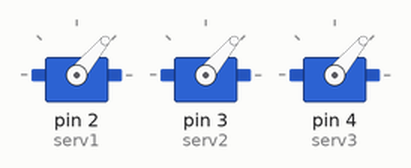
Recording of a sketch running on a simulated Arduino Uno, built with avr-gcc and run on an emulated ATmega328P. On the bench: 3 × servo.

Above: at 0.05 s.
At 0.35 s:
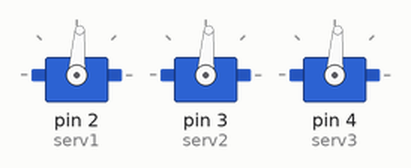
At 0.65 s:
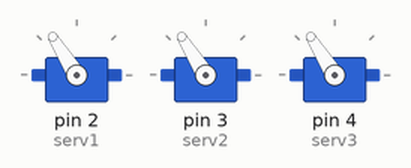
At 0.75 s:
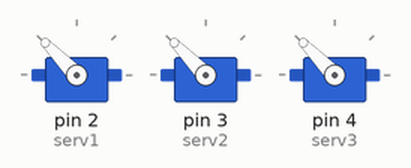
At 1.0 s:
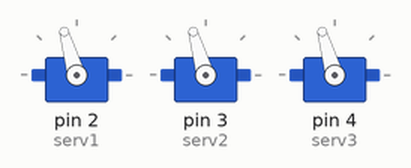
At 1.3 s:
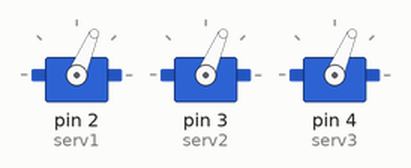
Timing chart, 0 to 3.4 s (numbered marks = the images above):
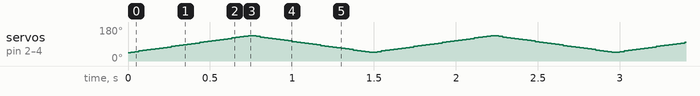

The sketch:

basicSwim.ino
```cpp
// basic swimming function, wide arc tail movement
#include <Servo.h>

Servo serv1, serv2, serv3;  // create servo object to control a servo

int potpin = 0;  // analog pin used to connect the potentiometer
int val;    // variable to read the value from the analog pin

void setup() {
  serv1.attach(2);
  serv2.attach(3);
  serv3.attach(4); // attaches the servo on pin 9 to the servo object
}

void loop() {
  //val = analogRead(potpin);            // reads the value of the potentiometer (value between 0 and 1023)
 // val = map(val, 0, 1023, 0, 180);
 for (val = 45; val < 135; val++){   // scale it to use it with the servo (value between 0 and 180)
  serv1.write(val);
  serv2.write(val);
  serv3.write(val);               // sets the servo position according to the scaled value
  delay(8);
  }
  for (val = 135; val > 45; val--){   // scale it to use it with the servo (value between 0 and 180)
  serv1.write(val);
  serv2.write(val);
  serv3.write(val);              // sets the servo position according to the scaled value
  delay(8);
  }

 /* val = 180;
  serv1.write(val);
  serv2.write(val);
  serv3.write(val);   */       // waits for the servo to get there
}
```
